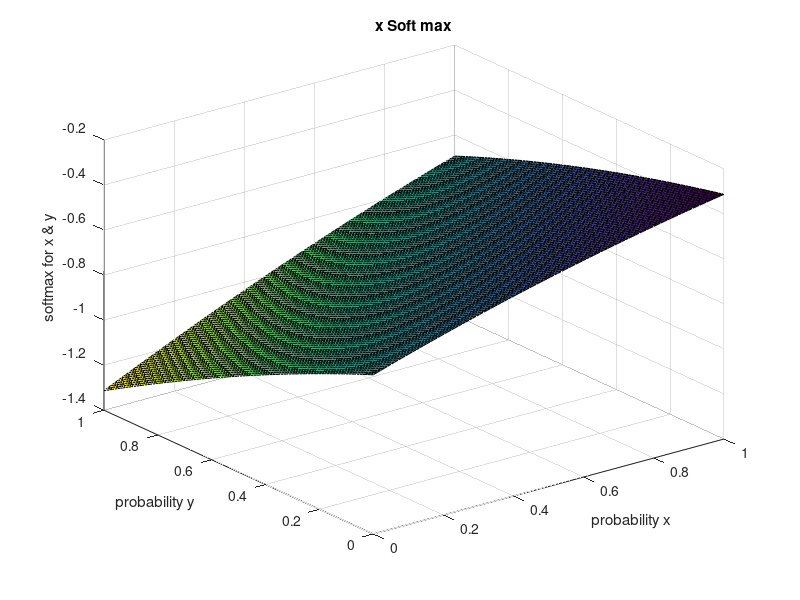
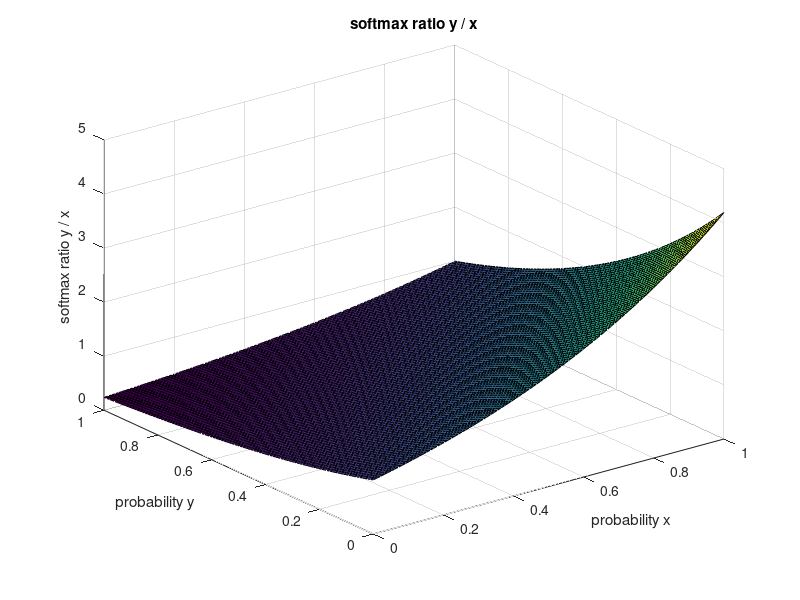

Recreate these plots in MATLAB, in order.
function [] = plotLogSoftMax( )
%PLOTLOGSOFTMAX plot the logsoftmax surface plot

probabilities = linspace(0, 1, 100);

[x, y] = meshgrid(probabilities);

xSoftmax = log(exp(x) ./ (exp(x) + exp(y)));
ySoftmax = log(exp(y) ./ (exp(x) + exp(y)));
xToyRatio = ySoftmax ./ xSoftmax;

surf(x, y, xSoftmax, gradient(xSoftmax));
%hold on; 
%surf(x, y, ySoftmax, gradient(ySoftmax));
xlabel('probability x');
ylabel('probability y');
zlabel('softmax for x & y');
title('x Soft max')

figure;
surf(x, y, xToyRatio, gradient(xToyRatio));
xlabel('probability x');
ylabel('probability y');
zlabel('softmax ratio y / x');
title('softmax ratio y / x')

end

